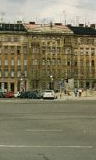
#> input picture Lab4- HOG and NN/data/Test_all/00000053a_cut.bmp, 96 x 160 px, given as the content of the folder data/Train_Positive, which was not available
$ jupyter execute --allow-errors 'Project 3 - Human Detection_NN_Part.ipynb'
#> lines starting #> are read from the running program, lines starting #| are printed output that depends on the picture; pictures that were not available may be replaced by others from this repository, and a replacement may not be noted
[cell 1]
#Import libraries
import cv2
import numpy as np
from matplotlib import pyplot as plt
import os

[cell 2]
#Function to resize the image to the given size
def Preprocessor(img_path):
#> called with img_path = 'data/Train_Positive/00000053a_cut.bmp'
    img = cv2.imread(img_path)
#> img is the input picture: shape (160, 96, 3); mean B, G, R 98.5, 124, 128.9
    gray = np.dot(img[...,:3], [0.299, 0.587, 0.114])
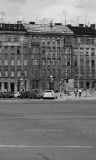
#> gray: shape (160, 96) float64; min 1.04, max 233.9, mean 116.9
    # resized = cv2.resize(gray, (96,160))
    resized = cv2.resize(gray, (64,128))
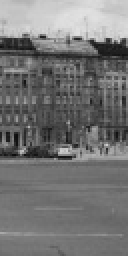
#> resized: shape (128, 64) float64 (shown 2 times larger); min 12.48, max 226.9, mean 117
    #L2 normalization
    norm = np.linalg.norm(resized)
#> norm = 11340.8
    epsilon = 1e-8
    Preprocessed_img = resized / (norm + epsilon)
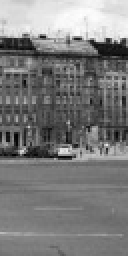
#> Preprocessed_img: shape (128, 64) float64 (shown 2 times larger); min 0.0011, max 0.02, mean 0.0103; drawn with min black and max white
    return Preprocessed_img

#Convolution function
def convolve2d(image, kernel, stride):
  #flip the kernel horizontally and vertically
#> called with kernel = array of shape (3, 3), stride = 1
  kernel = np.flipud(np.fliplr(kernel))

  k_sizeX, k_sizeY = kernel.shape

  im_sizeX, im_sizeY = image.shape
#> im_sizeX = 128; im_sizeY = 64

  #Adding padding to the image
  padding = (k_sizeX-1)/2
  image = cv2.copyMakeBorder(image,int(padding),int(padding),int(padding),int(padding),
                             cv2.BORDER_CONSTANT, value = 0)
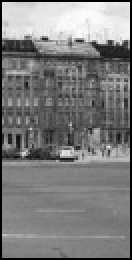
#> image: shape (130, 66) float64 (shown 2 times larger); min 0, max 0.02, mean 0.00985; drawn with min black and max white

  #output image (convolved with image)
  output_height = int((im_sizeX-k_sizeX+2*padding)/stride)+1
#> output_height = 128
  output_width = int((im_sizeY-k_sizeY+2*padding)/stride)+1
#> output_width = 64
  output = np.zeros((output_height,output_width))

  for y in range(int(padding), im_sizeY+int(padding)-k_sizeY+1,stride):
    if y > im_sizeY-k_sizeY:
      break

    for x in range(int(padding), im_sizeX+int(padding)-k_sizeX+1,stride):
      if x > im_sizeX-k_sizeX:
        break

      output[int(x/stride),int(y/stride)] = (kernel * image[x:x+k_sizeX, y:y+k_sizeY]).sum()
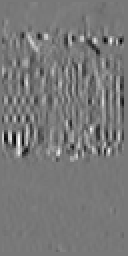
#> output: shape (128, 64) float64 (shown 2 times larger); min -0.029, max 0.0322, mean -5.09e-05; drawn with min black and max white

  return output

def NormalizingFunct(img):
  MaximumPixel = np.max(img)
  Normalized = ((img/MaximumPixel)*255).astype(np.uint8)
  return Normalized

#Applying pre-witt kernels
def GradientOperations(img):
  Px = np.array([[1, 0, -1],
               [1, 0, -1],
               [1, 0, -1]])
  # Px = np.array([[-1, 0, 1],
  #              [-1, 0, 1],
  #              [-1, 0, 1]])

  Py = np.array([[1, 1, 1],
               [0, 0, 0],
               [-1, -1, -1]])

  Gx = convolve2d(img,Px,1)
  Gy = convolve2d(img,Py, 1)
#> call 2 of convolve2d, with kernel = array of shape (3, 3), stride = 1
#> after the loop in convolve2d (call 2), `for y in range(int(padding), im_sizeY+int(padding)-k_sizeY+1,stride):`:
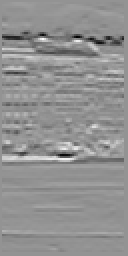
#> output: shape (128, 64) float64 (shown 2 times larger); min -0.0478, max 0.035, mean -0.000348; drawn with min black and max white

  magnitude = np.sqrt(Gx**2+Gy**2)
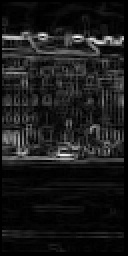
#> magnitude: shape (128, 64) float64 (shown 2 times larger); min 0, max 0.0478, mean 0.00502; drawn with min black and max white

  #Taking the direction in the positive x-axis
  direction = np.arctan2(Gy,Gx) + np.pi/2
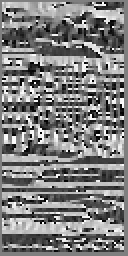
#> direction: shape (128, 64) float64 (shown 2 times larger); min -1.57, max 4.71, mean 1.54; drawn with min black and max white
  direction = np.mod(direction,np.pi)
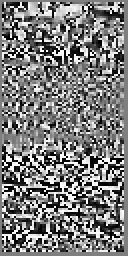
#> direction: shape (128, 64) float64 (shown 2 times larger); min 0, max 3.14, mean 1.53; drawn with min black and max white

  magnitude = NormalizingFunct(magnitude)
#> in NormalizingFunct, `MaximumPixel = np.max(img)`: MaximumPixel = 0.0478
  direction = NormalizingFunct(direction)

  return magnitude, direction

#Finding the HOG feature of an image
def HOGfeatures(magnitude, direction):
  cell_size = (8,8)
  block_size = (16,16)
  num_bins = 9

  num_cells_x = int(magnitude.shape[1] / cell_size[1])
#> num_cells_x = 8
  num_cells_y = int(magnitude.shape[0] / cell_size[0])
#> num_cells_y = 16
  num_blocks_x = num_cells_x -1
#> num_blocks_x = 7
  num_blocks_y = num_cells_y -1
#> num_blocks_y = 15

  #To store the histograms of non-overlapping cells
  cell_histograms = np.zeros((num_cells_y,  num_cells_x, num_bins))

  #Defining given table
  bin_boundaries = [-10, 10, 30, 50, 70, 90, 110, 130, 150, 170]
  bin_centers = [0, 20, 40, 60, 80, 100, 120, 140, 160]

  # Compute the feature vector for each cell
  for i in range(num_cells_y):
      for j in range(num_cells_x):
          cell_histogram = np.zeros((num_bins))
          for m in range(cell_size[0]):
            for n in range(cell_size[1]):

              #Finding angle and magnitude at each pixel
              angle = direction[i*cell_size[0]+m, j*cell_size[1]+n]
              magnitude_value = magnitude[i*cell_size[0]+m, j*cell_size[1]+n]

              #Finding the bin number
              for k in range(len(bin_boundaries) - 1):
                if angle >= bin_boundaries[k] and angle < bin_boundaries[k+1]:
                  bin_num = k
                  break

              #Adding magnitude to histogram
              cell_histogram[bin_num] += magnitude_value * (1 - (angle - bin_centers[bin_num]) / 20.0)
              if bin_num < len(bin_centers) - 1:
                cell_histogram[bin_num+1] += magnitude_value * (angle - bin_centers[bin_num]) / 20
              if bin_num > 0:
                cell_histogram[bin_num-1] += magnitude_value * (angle - bin_centers[bin_num-1]) / 20.0

          #L2 normalizing
          epsilon = 1e-8
          norm = np.linalg.norm(cell_histogram)
          cell_histogram = cell_histogram / (norm + epsilon)

          cell_histograms[i, j, :] = cell_histogram

  block_feature_vectors = []
  for i in range(num_blocks_y):
    for j in range(num_blocks_x):
      #A block is 2x2 cells
      block_histogram = np.concatenate((
              cell_histograms[i, j, :],
              cell_histograms[i, j+1, :],
              cell_histograms[i+1, j, :],
              cell_histograms[i+1, j+1, :]
          ))


      #L2 normalizing
      epsilon = 1e-8
      block_histogram /= np.linalg.norm(block_histogram) + epsilon

      block_feature_vectors.append(block_histogram)
#> after the loop, block_feature_vectors = 105 items

  HOGDescriptor = np.concatenate(np.array(block_feature_vectors))
#> HOGDescriptor = 3780 values, max 0.449 at index 2872, min -0.334 at index 144, mean 0.0846

  return HOGDescriptor

#Function to extract the HOG features from an image
def extract_HOG_features_from_image(img_path):
  preprocessed_img = Preprocessor(img_path)
  magnitude, direction = GradientOperations(preprocessed_img)
  HOG = HOGfeatures(magnitude,direction)
#> HOG has the same summary as HOGDescriptor in HOGfeatures
  return HOG, os.path.basename(img_path)

#Function to extract the HOG features of the whol image path containing multiple images
def extract_HOG_features(images_path):
  if "Train_Positive" in images_path:
        label = 1
  elif "Train_Negative" in images_path:
        label = 0
  elif "Test_Positive" in images_path:
        label = 1
  elif "Test_Negative" in images_path:
        label = 0

  hog_features = []
  image_names = []
  for img_file in os.listdir(images_path):
      if img_file.endswith(".bmp"):
          img_path = os.path.join(images_path, img_file)
          hog_feature, image_name = extract_HOG_features_from_image(img_path)
#> hog_feature has the same summary as HOGDescriptor in HOGfeatures; image_name = '00000053a_cut.bmp'
          hog_features.append(hog_feature)
          image_names.append(label)
  hog_features = np.array(hog_features)
  image_names = np.array(image_names)
  return hog_features, image_names

[cell 3]
# returns the sigmoid value for each value in Z
def sigmoid(Z):
    return 1/(1+np.exp(-Z))

# returns the RELU activation for each value of net input Z
def RELU(Z):
    relu = Z.copy()
    relu[Z<0] = 0
    return relu

# returns the first order derivative of sigmoid at each value in z
def sigmoid_prime(z):
    return sigmoid(z)*(1-sigmoid(z))

# returns the first order derivative of RELU at each value in z
def RELU_prime(Z):
    gradient = Z.copy()
    gradient[Z>0] = 1
    gradient[Z<=0] = 0
    return gradient

# returns the mean square error for predicted values 'a'
def mean_square_error(a,y):
    return 1/2 * (np.sum(np.square(y-a))/y.shape[1])

[cell 4]
class NeuralNetwork:
    def __init__(self,counts):
        # counts: has count of no of neurons in each layer
        self.no_of_layers = len(counts)
        self.neurons_per_layer = counts
        self.weights=[]
        self.bias = []
        self.activations = []
        # intialising the weights, random initialisation of weights and bias
        for n in range(0,self.no_of_layers-1):
            epsilon = np.sqrt(6)/(np.sqrt(self.neurons_per_layer[n]+self.neurons_per_layer[n+1]))
            self.weights.append((np.random.rand(self.neurons_per_layer[n],self.neurons_per_layer[n+1]))*2*epsilon - epsilon)
            self.bias.append((np.random.rand(self.neurons_per_layer[n+1],1))*2*epsilon - epsilon)

    # feed forward the network, stores the net inputs and activations of each layer while feed forwarding
    def feed_forward(self,x_in):
        self.activations = [x_in]
        net_inputs = [x_in]
        layer = 1
        for w,b in zip(self.weights,self.bias):
            layer += 1
            # calculates the net input to each neuron in the layer - 'layer'
            z = np.transpose(w)@self.activations[-1] + b
            net_inputs.append(z)
            # applying sigmoid for output layer
            if(layer == self.no_of_layers):
                a = sigmoid(z)
            else:
                # Using RELU for hidden layers
                a = RELU(z)
            self.activations.append(a) ################# probably needs indentation # DONE
        # returns net_inputs and activations of all the layers except input layer
        return (net_inputs,self.activations) ######## might be self.activations[1:]

    # this method is same as feed_forward except that this wont store net inputs and activations of hidden layers
    def feed_forward_classify(self,x_in):
        self.activations =x_in
        layer =1
        for w,b in zip(self.weights,self.bias):
            layer+=1
            z = np.transpose(w)@self.activations + b
            print("AHMAD: ", z)
            if(layer == self.no_of_layers):
                self.activations = sigmoid(z)
            else:
                self.activations = RELU(z)
        return self.activations ################# activations is not a variable change to self.activations

    # Back propogation to determine the sensitivities of neurons in each layer
    # sensitivity is nothing but change in ouput error per unit change in net input
    def back_prop(self,net_inputs,observed_out,target_out):
        sensitivities = []
        # s_last : sensitivity of neurons in last layer
        err_last = (observed_out - target_out)
        s_last = err_last * (sigmoid_prime(net_inputs[-1]))
        sensitivities.append(s_last)
        for i in range(self.no_of_layers-2, 0, -1):
            # determines sensitivities of neurons in hidden layers
            s = (self.weights[i]@sensitivities[0]) * RELU_prime(net_inputs[i])
            sensitivities.insert(0,s)
        return sensitivities, err_last

    # x_in - batch of input patterns
    # train_NN update the weights and bias using steepest descent approach
    def train_NN(self, x_in, target_out, lr):
        batch_size = x_in.shape[1]
        (net_inputs,self.activations) = self.feed_forward(x_in)
        sensitivities, err_last = self.back_prop(net_inputs,self.activations[-1],target_out)
        for l in range(0,self.no_of_layers-1):
            # updating weights and biases
            self.weights[l] = self.weights[l] -  ((lr/batch_size) * (self.activations[l]@np.transpose(sensitivities[l])))
            self.bias[l] = self.bias[l] - ((lr/batch_size) * (np.sum(sensitivities[l],axis = 1)[:,np.newaxis]))
        return sensitivities, err_last

    # SGD : stochastic gradient descent
    def SGD(self,input_patterns,target_out,lr,epochs,batch_size,tv_x=None,tv_y=None):
        no_of_patterns = input_patterns.shape[1]
        positions = np.arange(no_of_patterns)
        training_cost = []
        tv_cost=[]
        train_accuracy = []
        tv_accuracy = []
        for e in range(1,epochs+1):
#             print("epoch no:", e)
            np.random.shuffle(positions)
            # picking the batch(patterns) in random order given by positions(array of random values)
            for i in range(0,no_of_patterns,batch_size):
                sensitivities, err_last = self.train_NN(input_patterns[:,positions[i:i+batch_size]],target_out[:,positions[i:i+batch_size]],lr)
            # print (err_last)
        return 0

    # calculates accuracy by comparing the predicted and actual labels
    def accuracy(self,predicted,ts_y):
        print("Predicted: ", predicted)
        y = predicted.copy()
        y[y>=0.5]=1
        y[y<0.5]=0
        total_patterns = y.shape[1]
        count=0
        print("This is the acc y:", y)
        print("ts_y", ts_y)
        for i in range(0,total_patterns):
            if(np.array_equal(y[:,i],ts_y[:,i])):
                count+=1
        accuracy = (count/total_patterns) * 100
        return y,accuracy

def train_test_network(train_X,train_Y,test_X,test_Y, no_of_neurons_in_hidden_layer = 250, epochs = 100):
    # Network Architecture - only one hidden layer
    no_of_features = train_X.shape[0]
    print("number of features", no_of_features)
    # no_of_neurons_in_hidden_layer = num_neurons
    no_of_neurons_in_output_layer = 1
    lr = 0.009
    batch_size = 1
    NN = NeuralNetwork([no_of_features, no_of_neurons_in_hidden_layer, no_of_neurons_in_output_layer])
    print("Training Neural Network for ",epochs," epochs")
    # training the network with train data the above mentioned hyper parameters
    NN.SGD(train_X, train_Y, lr, epochs, batch_size, tv_x = test_X, tv_y = test_Y)
    print("AHMAD Test X is: ", test_X)
    activations_test = NN.feed_forward_classify(test_X)
    print("AHMAD activations test is: ", activations_test)
    # calculating the test set classification accuracy
    class_labels,accuracy = NN.accuracy(activations_test,test_Y)
    return activations_test,class_labels,accuracy

def print_results(sigmoid_out,class_labels,accuracy_test):
    test_all_path = 'data/Test_all//'
    test_image_names = os.listdir(test_all_path)

    print("Test Image",' '*15	,"Output Value", '  Classification' )
    for i in range(0,len(test_image_names)):
        l = len(test_image_names[i])
        img = plt.imread(test_all_path + test_image_names[i])
        plt.figure(i)
        plt.title(test_image_names[i])
        plt.imshow(img, vmin=0, vmax=255)
        # classifying the image as Human if the class label is 1, Not-human otherwise
        if(class_labels[0,i] == 1):
            class_str = 'Human'
        else:
            class_str = 'Not-Human'
        print(test_image_names[i],' '*(30-l),sigmoid_out[0,i], '      ', class_str)

    print()
    print("test set classification accuracy:", accuracy_test)

[cell 5]
# Train the neural network
# path of image sets - train, test
pos_train_path = 'data/Train_Positive'
neg_train_path = 'data/Train_Negative'
pos_test_path = 'data/Test_Positive'
neg_test_path = 'data/Test_Negative'

print("Extracting Features ... ", end = "")
train_X_pos, image_names_pos_train = extract_HOG_features(pos_train_path)
#> image_names_pos_train = [1]
print("OUTPUT OF 1 HOG FEATURES: ", train_X_pos)
#> (printed output is left out)
train_X_neg, image_names_neg_train = extract_HOG_features(neg_train_path)
#> image_names_neg_train = [0]
print("OUTPUT OF 2 HOG FEATURES: ", train_X_neg)
#> (printed output is left out)
test_X_pos, image_names_pos_test = extract_HOG_features(pos_test_path)
#> image_names_pos_test = [1]
print("OUTPUT OF 3 HOG FEATURES: ", test_X_pos)
#> (printed output is left out)
test_X_neg, image_names_neg_test = extract_HOG_features(neg_test_path)
#> image_names_neg_test = [0]
print("OUTPUT OF 4 HOG FEATURES: ", test_X_neg)
#> (printed output is left out)
print("Done")

print("train_X_pos and train_x_neg shape: ", train_X_pos.shape)
#| train_X_pos and train_x_neg shape:  (1, 3780)
train_X = np.vstack([train_X_pos, train_X_neg]).T
#> train_X = 3780 pairs, first value -0.334 to 0.449, second value -0.334 to 0.449
train_Y = np.hstack([np.full((1,train_X_pos.shape[0]),1), np.full((1,train_X_neg.shape[0]),0)])
#> train_Y = [[1, 0]]
print("train_X: {}, train_Y: {}".format(train_X.shape, train_Y.shape))
#| train_X: (3780, 2), train_Y: (1, 2)

print("test_X_pos and test_x_neg shape: ", test_X_pos.shape)
#| test_X_pos and test_x_neg shape:  (1, 3780)
test_X = np.vstack([test_X_neg[:3],test_X_pos, test_X_neg[3:]]).T
#> test_X has the same summary as train_X
test_Y = np.hstack([np.full((1,3),0), np.full((1,test_X_neg.shape[0]),1), np.full((1,2), 0)])
#> test_Y = [[0, 0, 0, 1, 0, 0]]
print("test_X: {}, test_Y: {}".format(test_X.shape, test_Y))
#| test_X: (3780, 2), test_Y: [[0 0 0 1 0 0]]
# print("Training... ")
sig_list = []
class_list = []
acc_list = []
hid_lyr = [250, 500, 1000]
# hid_lyr = [200]
for i in hid_lyr:
    so, cl, at = train_test_network(train_X, train_Y, test_X, test_Y, i)
    so = np.round(so, decimals=3)
    sig_list.append(so)
    class_list.append(cl)
    acc_list.append(at)
    print("accuracy: ",at)
#> this loop made 3 passes
#> (printed output is left out)


print("Done")

#> (a cell that did not finish here is left out)

$ run again, on Lab4- HOG and NN/data/Test_all/crop001047b.bmp
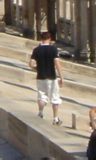
#> input picture Lab4- HOG and NN/data/Test_all/crop001047b.bmp, 96 x 160 px, given as the content of the folder data/Train_Positive, which was not available
#> in Preprocessor, img is the input picture: shape (160, 96, 3); mean B, G, R 110.5, 124.7, 135.9
#> norm = 12109.4
#> in GradientOperations, `direction = np.mod(direction,np.pi)`:
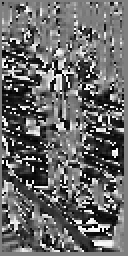
#> direction: shape (128, 64) float64 (shown 2 times larger); min 2.97e-05, max 3.14, mean 1.29; drawn with min black and max white
#> MaximumPixel = 0.0416
#> after the loop in HOGfeatures, `for i in range(num_blocks_y):`: block_feature_vectors = 105 items
#> HOGDescriptor = 3780 values, max 0.496 at index 3259, min -0.299 at index 3681, mean 0.101
#> HOG has the same summary as HOGDescriptor in HOGfeatures
#> hog_feature has the same summary as HOGDescriptor in HOGfeatures; image_name = 'crop001047b.bmp'
#> image_names_pos_train = [1]
#> (printed output is left out)
#> image_names_neg_train = [0]
#> (printed output is left out)
#> image_names_pos_test = [1]
#> (printed output is left out)
#> image_names_neg_test = [0]
#> (printed output is left out)
#| train_X_pos and train_x_neg shape:  (1, 3780)
#> train_X = 3780 pairs, first value -0.299 to 0.496, second value -0.299 to 0.496
#| train_X: (3780, 2), train_Y: (1, 2)
#| test_X_pos and test_x_neg shape:  (1, 3780)
#> test_X has the same summary as train_X
#| test_X: (3780, 2), test_Y: [[0 0 0 1 0 0]]
#> the loop `for i in hid_lyr:` made 3 passes
#> (printed output is left out)
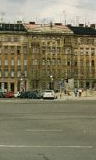
#> input picture Lab4- HOG and NN/data/Test_all/00000053a_cut.bmp, 96 x 160 px
#> in print_results, img is the input picture: shape (160, 96, 3); mean R, G, B 128.9, 124, 98.5
